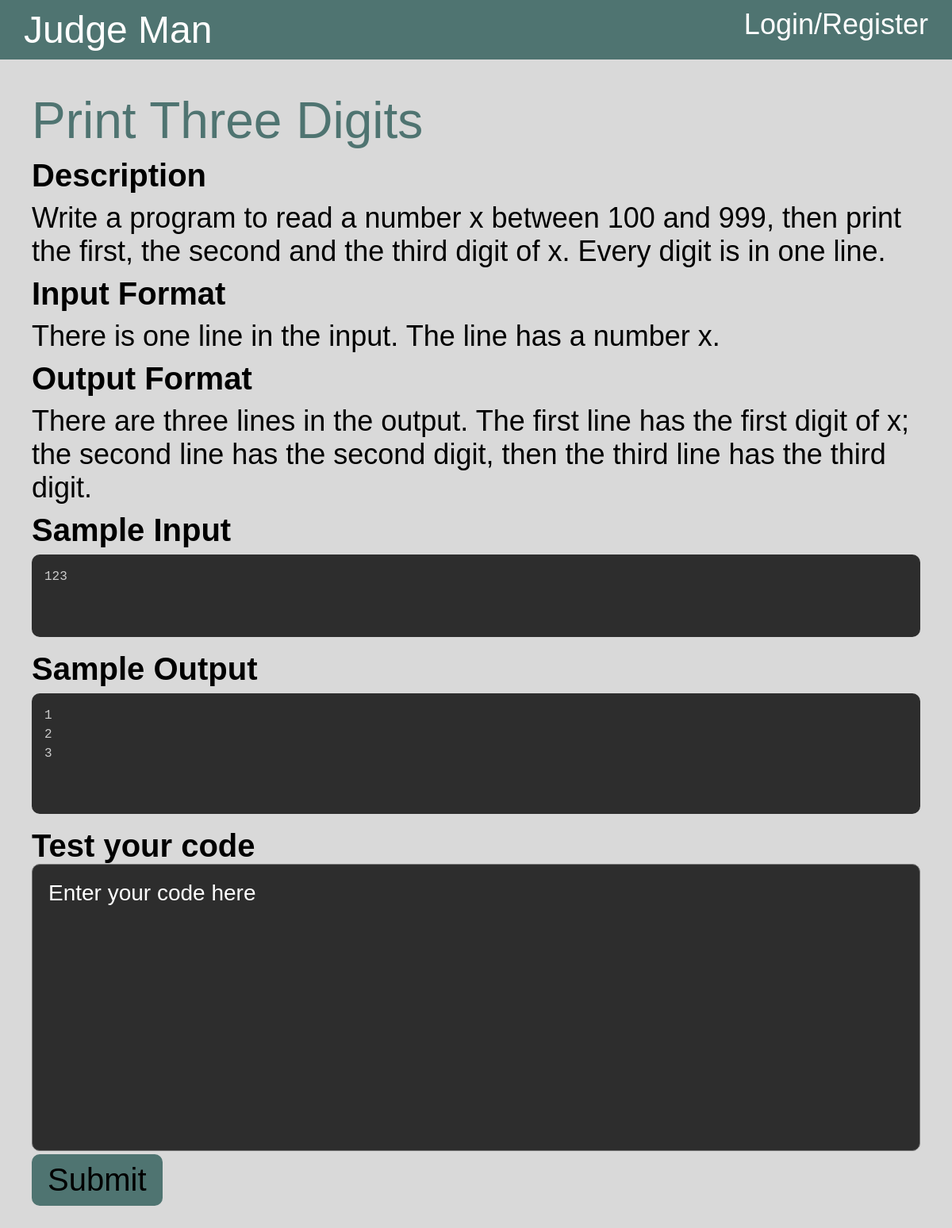
Screenshot of /problemSet/1/problem/6 with the database file from the repository.
### app/database/models.py (models this page shows, shortened)
class Problem(db.Model):
    __tablename__ = "Problem"
    id = db.Column(db.Integer, primary_key=True)
    title = db.Column(db.String(100), nullable=False)
    description = db.Column(db.String(500), nullable=False)
    inputFormat = db.Column(db.String(500), nullable=False)
    outputFormat = db.Column(db.String(500), nullable=False)
    sampleInput = db.Column(db.String(500), nullable=False)
    sampleOutput = db.Column(db.String(500), nullable=False)
    hint = db.Column(db.String(500), nullable=False)
    testCasePaths = db.Column(db.String(500), nullable=False)
    answerCasePaths = db.Column(db.String(500), nullable=False)
    AC = db.Column(db.Integer, nullable=False)
    WA = db.Column(db.Integer, nullable=False)
    def search(self, id: int):
        problem = Problem.query.filter_by(id=id).first()
        return problem

### app/pages/problemPage.py (the view, shortened to what this page needs)
@problem.route('/problemSet/<int:problemSetId>/problem/<int:problemId>', methods=['GET', 'POST'])
def singleProblem(problemSetId: int, problemId: int, result: str = ''):
    session['lastPage'] = url_for('problem.singleProblem', problemSetId=problemSetId, problemId=problemId)
    result, input, output, answer = '', '', '', ''
    problem = problems.search(problemId)
    sampleInput = json.loads(problem.sampleInput)
    sampleOutput = json.loads(problem.sampleOutput)
    sampleLen = len(sampleInput)
    return render_template('problem.html', problem=problem, sampleInput=sampleInput, sampleOutput=sampleOutput, sampleLen=sampleLen, result=result, input=input, output=output, answer=answer)

### templates/problem.html (shortened to what this page needs)
{% extends "base.html" %}
{% block content %}
<div class="div-5">
	<div class="div-6">
		<div class="div-7">{{ problem.title }}</div>
		<div class="subtitle">Description</div>
		<div class="insideText">
			{{ problem.description }}
		</div>
		{% if problem.inputFormat %}
		<div class="subtitle">Input Format</div>
		<div class="insideText">
			{{ problem.inputFormat }}
		</div>
		{% endif %}
		{% if problem.outputFormat %}
		<div class="subtitle">Output Format</div>
		<div class="insideText">
			{{ problem.outputFormat }}
		</div>
		{% endif %}
		{% for index in range(sampleLen) %}
		<div class="subtitle">Sample Input</div>
		<pre><code class="language-">{{ sampleInput[index] }}
			</code></pre>
		<div class="subtitle">Sample Output</div>
		<pre><code class="language-">{{ sampleOutput[index] }}
			</code></pre>
		{% endfor %}
		<div class="subtitle">Test your code</div>
		<form method="post" class="code">
			<textarea name="code" class="codeArea" cols="30" rows="10" placeholder="Enter your code here"></textarea>
			<input type="submit" value="Submit" , name="submit" , class="submitBotton">
		</form>
	</div>
</div>
{% endblock %}

### static/mainStyle.css (style rules this page uses)
body { width: 100%; margin: 0; padding: 0; background-color: rgba(217, 217, 217, 1); }
.div-5 { display: flex; flex-direction: column; max-width: 100%; justify-content: flex-start; align-self: stretch; width: auto; align-items: center; padding-top: 30px; padding-right: 30px; padding-bottom: 30px; padding-left: 30px; background-color: rgba(217, 217, 217, 1); }
.div-6 { display: flex; flex-direction: column; max-width: 100%; justify-content: flex-start; align-self: stretch; width: auto; align-items: flex-start; padding-top: 10px; padding-right: 10px; padding-bottom: 10px; padding-left: 10px; background-color: rgba(217, 217, 217, 1); }
.div-7 { max-width: 100%; align-self: stretch; width: auto; color: rgba(79, 116, 113, 1); font-size: 64px; text-align: left; font-family: "IBM Plex Serif", sans-serif; }
.subtitle { margin-top: 10px; color: rgba(0, 0, 0, 1); font-size: 40px; letter-spacing: 0%; text-align: left; font-family: "IBM Plex Serif", sans-serif; font-weight: bold; }
.insideText { max-width: 100%; align-self: stretch; width: 1860px; margin-top: 10px; color: rgba(0, 0, 0, 1); font-size: 36px; letter-spacing: 0%; text-align: left; font-family: "IBM Plex Serif", sans-serif; }
*, *:before, *:after { box-sizing: border-box; }
pre[class*="language-"] { position:relative; overflow: auto; margin:5px 5px 5px 5px; width: 100%; padding:1.75rem 1rem 1.75rem 1rem; border-radius:10px; }
.submitBotton { padding: 10px 20px; background-color: rgba(79, 116, 113, 1); border: 0ch; border-radius: 10px; font-size: 40px; }
.code { width: 100%; height: fit-content; }
.codeArea { width: 100%; height: 100%; resize: none; border-radius: 10px; background-color: #2d2d2d; color: white; font-family: "IBM Plex Serif", sans-serif; font-size: 28px; padding: 20px; }
.codeArea::placeholder { color: white; font: 28px "IBM Plex Serif", sans-serif; }

### rows the page displays
Problem: title "Print Three Digits", description "Write a program to read a number x between 100 and 999, then print the first, the second and the third digit of x. Every digit is in one line.", inputFormat "There is one line in the input. The line has a number x.", outputFormat "There are three lines in the output. The first line has the first digit of x; the second line has the second digit, then the third line has the third digit."

### other values shown
{{ sampleInput[index] }} "123"
{{ sampleOutput[index] }} "1 2 3"
